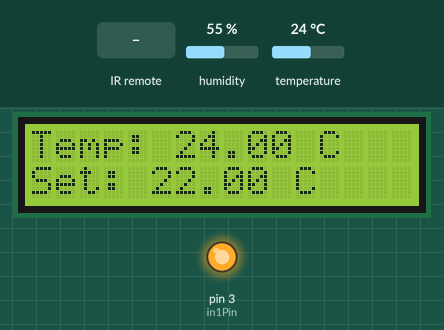
Simulated run of this sketch. Board: Arduino Uno, built with avr-gcc and run on an emulated ATmega328P. Parts: 16×2 character LCD, output pins drawn as LEDs (lit = HIGH). Inputs (shaded band) come from the test bench; at power-on: temperature 24 °C, humidity 55 %.

Above: at 3.2 s.
3.3 s: temperature set to 21 °C
At 6.5 s:
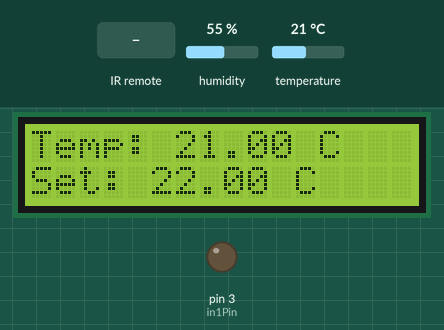
7.6 s: temperature set to 11 °C
At 11.0 s:
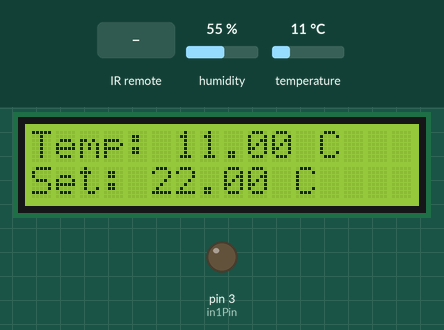
11.6 s: temperature set to 8 °C
At 15.3 s:
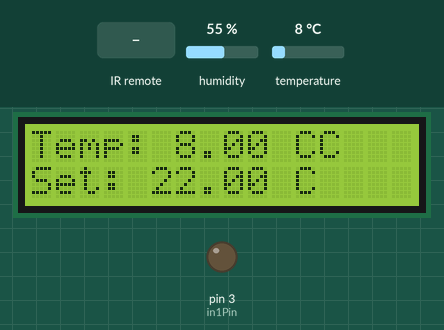
15.6 s: infrared code 0xFF18E7 received
At 16.1 s:
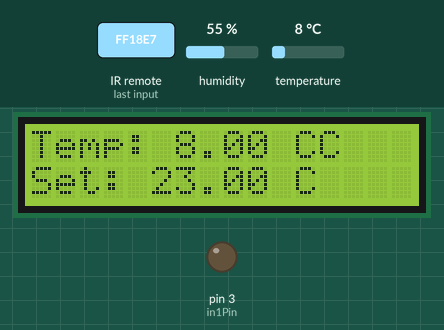
Timing chart, 0 to 18.1 s (numbered marks = the images above; inputs shaded):
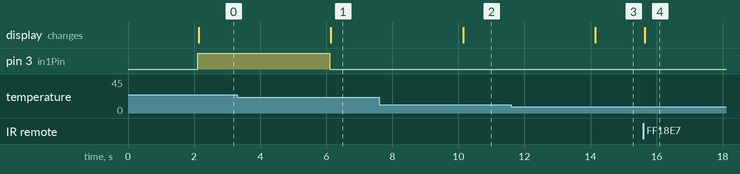

Measured:
- the behaviour switches between 23 and 22 °C on temperature (found by bisection; images 0 and 1)
- the behaviour switches between 10 and 9 °C on temperature (found by bisection; images 2 and 3)
- after the input at 3.3 s, pin 3 (in1Pin): HIGH → LOW after 2.8 s; the display: changes after 2.8 s (image 1)
- after the input at 7.6 s, the display: changes after 2.5 s (image 2)
- after the input at 11.6 s, the display: changes after 2.5 s (image 3)
- after the input at 15.6 s, the display: changes at once (image 4)

The sketch:

proiect.ino
```cpp
//1: FFA25D
//2: FF629D
//3: FFE21D
//4: FF22DD
//5: FF02FD
//6: FFC23D
//7: FFE01F
//8: FFA857
//9: FF906F
//*: FF6897
//0: FF9867
//#: FFB04F
//sus: FF18E7
//jos: FF4AB5
//stanga: FF10EF
//dreapta: FF5AA5
//ok: FF38C7

#include <Wire.h>
#include <LiquidCrystal_I2C.h>
#include <DHT.h>
#include <IRremote.h>

DHT dht(2, DHT11);
LiquidCrystal_I2C lcd(0x27, 16, 2);
IRrecv irrecv(11);

decode_results results;
float temperature, setTemperature = 22.0;
unsigned long previousMillis = 0;
const int in1Pin = 3; //in2Pin = 4;


void setup() {
  lcd.begin(16, 2);
  lcd.backlight();
  lcd.clear();

  dht.begin();
  irrecv.enableIRIn();

  pinMode(5, INPUT_PULLUP);

  pinMode(in1Pin, OUTPUT);
  //pinMode(in2Pin, OUTPUT);
  stopFan();

  lcd.setCursor(0, 0);
  lcd.print("Initializare...");
  delay(2000);
  lcd.clear();
}

void loop() {

  unsigned long currentMillis = millis();

  if (currentMillis - previousMillis >= 2000) {
    previousMillis = currentMillis;
    temperature = getTemp();
    runFan();
  }


  if (irrecv.decode(&results)) {
    if (results.value == 0xFF18E7)
      setTemperature++;
    if (results.value == 0xFF4AB5)
      setTemperature--;
    irrecv.resume();
  }

  printLCD();
}

void printLCD(){
  lcd.setCursor(0, 0);
  lcd.print("Temp: ");
  lcd.print(temperature);
  lcd.print(" C");

  lcd.setCursor(0, 1);
  lcd.print("Set: ");
  lcd.print(setTemperature);
  lcd.print(" C");
}


float getTemp(){
  float a, sum = 0;
  for(int i = 0; i < 10; i++){
    sum += dht.readTemperature();
  }
  return sum / 10.0;
}

void runFan(){
  if (temperature > setTemperature) {
    startFan();
  } else {
    stopFan();
  }
}

void startFan() {
  digitalWrite(in1Pin, HIGH);
  //digitalWrite(in2Pin, LOW);
}

void stopFan() {
  digitalWrite(in1Pin, LOW);
  //digitalWrite(in2Pin, LOW);
}
```
